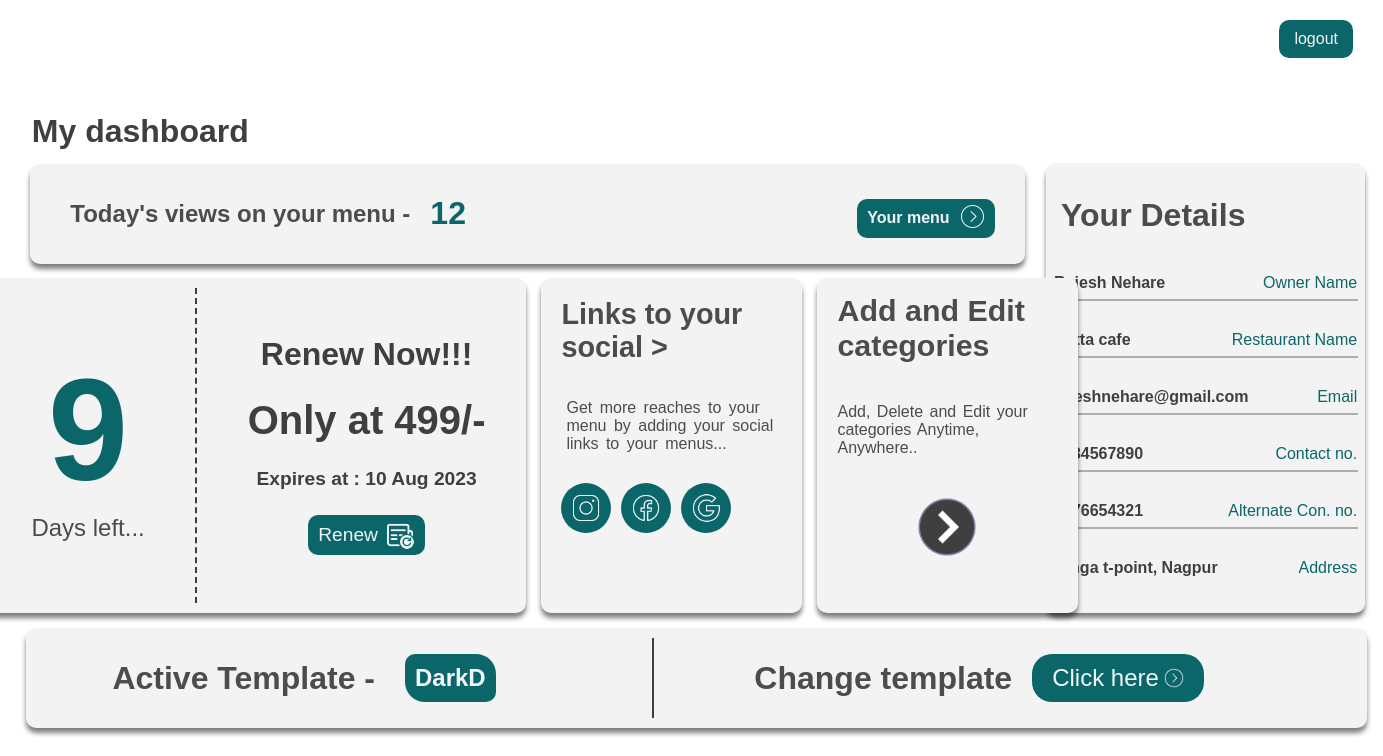
/client/psudoPanel/ (signed in), run on an earlier commit of the app's database.
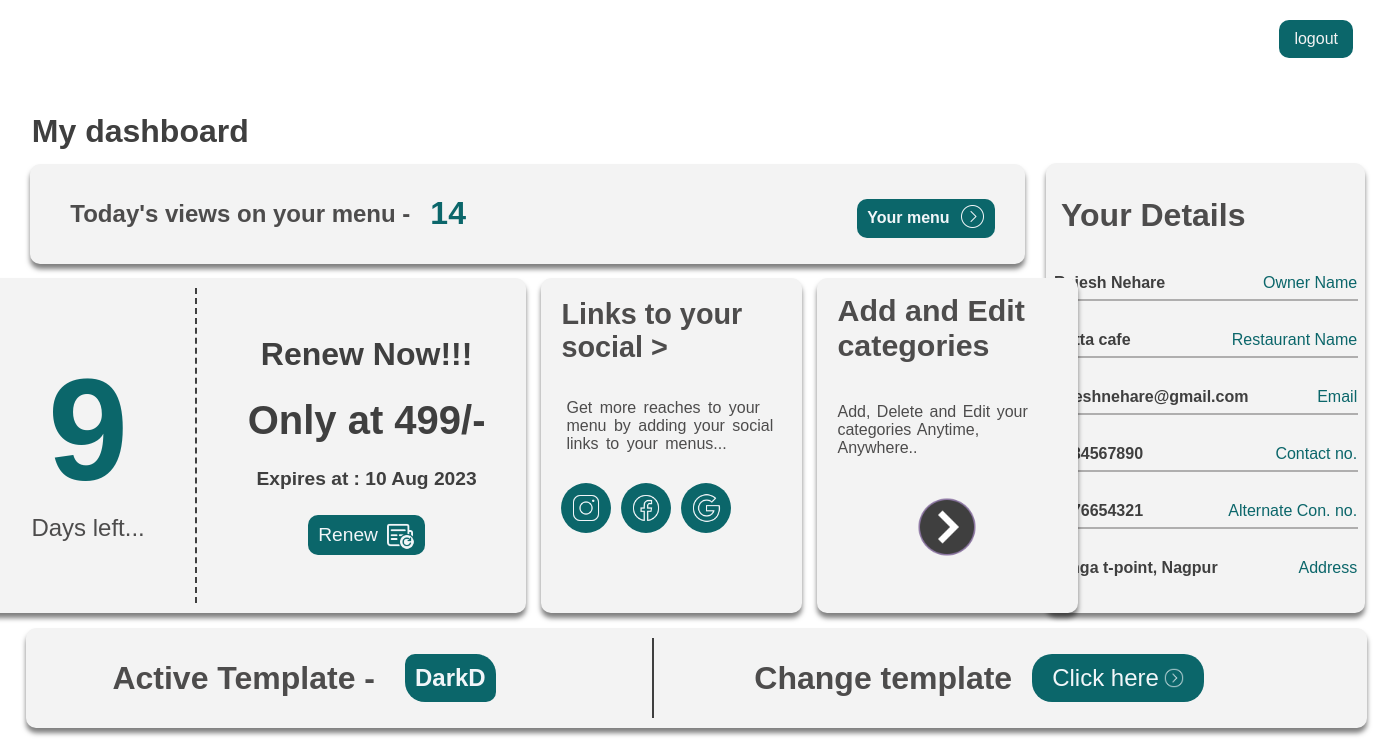
And on a later commit of the database.
### client/models.py (models this page shows, shortened)
class DailyVisitors(models.Model):
    Daily_visitors = models.IntegerField(default=0, null=True, blank=True)
    date = models.DateField(default= timezone.now(), blank=True, null=True)
    menu = models.OneToOneField(Menu, on_delete=models.CASCADE)

### client/views.py (the view)
# urls.py: path('psudoPanel/', views.psudoPanel, name='psudoPanel'),
@login_required
@menu_creation
def psudoPanel(request):
    menu = Menu.objects.get(user = request.user)
    dailyVisitors = DailyVisitors.objects.get(menu = menu)
    data = {
        'menu' : menu,
        'dailyVisitors': dailyVisitors
    }
    return render(request, 'client/psudoPanel.html', data)

### client/views.py (called while the page is built)
def menu_creation(view_func, verification_url="/client/getstarted/"):
    @functools.wraps(view_func)
    def wrapper(request, *args, **kwargs):
        if Menu.objects.filter(user=request.user).exists():
            return view_func(request, *args, **kwargs)
        messages.info(request, "create menu first")
        print("create menu first")
        return redirect(verification_url)
    return wrapper

### templates/client/psudoPanel.html (shortened to what the changed rows need)
{% load static %}
<!DOCTYPE html>
<html lang="en">
<head>
    <link rel="stylesheet" href="{% static 'css/dashboard.css' %}">
</head>
<body>
    <div class="containerH">
        <div class="dash-content">
            <div class="content-upper" style="display: flex;">
                <div class="content-left">
                    <div id="views">
                        <div class="view-left">
                            <p class="viewsp-des">Today's views on your menu -</p>
                            {% if dailyVisitors %}
                            <h1 class="view-count"> {{dailyVisitors.Daily_visitors}} </h1>
                            {% endif %}
                        </div>
                    </div>
                    <div class="left-mid">
                        <div class="days-left-cont">
                            <div class="left">
                                <h1> 9</h1>
                            </div>
                        </div>
                        <div class="mid-sub">
                            <div class="add-category-cont">
                                <h1> Add and Edit categories </h1>
                            </div>
                        </div>
                    </div>
                </div>
                <div class="content-right">
                    <div class="profile-cont">
                        <div class="profile-top">
                            <h1>Your Details</h1>
                        </div>
                    </div>
                </div>
            </div>
        </div>
        <div class="content-bottom">
            <div class="active-template-cont">
                <div class="left">
                    <h1>DarkD</h1>
                </div>
            </div>
        </div>
    </div>
</body>
</html>

What changed in the data, as far as the page shows it:
changed DailyVisitors: Daily_visitors "12" → "14"
